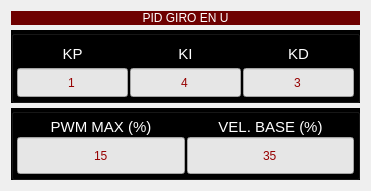
     <widget class="QWidget" name="verticalLayoutWidget_10">
      <property name="geometry">
       <rect>
        <x>790</x>
        <y>220</y>
        <width>371</width>
        <height>191</height>
       </rect>
      </property>
      <layout class="QVBoxLayout" name="verticalLayout_10">
       <property name="spacing">
        <number>5</number>
       </property>
       <item>
        <widget class="QLabel" name="label_11">
         <property name="sizePolicy">
          <sizepolicy hsizetype="Preferred" vsizetype="Fixed">
           <horstretch>0</horstretch>
           <verstretch>0</verstretch>
          </sizepolicy>
         </property>
         <property name="styleSheet">
          <string notr="true">background-color: rgb(110, 0, 0);
color: rgb(255, 255, 255);
font: 700 12pt &quot;Tahoma&quot;;</string>
         </property>
         <property name="frameShape">
          <enum>QFrame::NoFrame</enum>
         </property>
         <property name="frameShadow">
          <enum>QFrame::Plain</enum>
         </property>
         <property name="text">
          <string>PID GIRO EN U</string>
         </property>
         <property name="alignment">
          <set>Qt::AlignCenter</set>
         </property>
         <property name="wordWrap">
          <bool>true</bool>
         </property>
        </widget>
       </item>
       <item>
        <widget class="QGroupBox" name="PID_NAV_3">
         <property name="sizePolicy">
          <sizepolicy hsizetype="Preferred" vsizetype="Expanding">
           <horstretch>0</horstretch>
           <verstretch>0</verstretch>
          </sizepolicy>
         </property>
         <property name="font">
          <font>
           <family>Tahoma</family>
           <pointsize>11</pointsize>
           <italic>false</italic>
           <bold>false</bold>
          </font>
         </property>
         <property name="styleSheet">
          <string notr="true">background-color: rgb(0, 0, 0);
font: 11pt &quot;Tahoma&quot;;
color: rgb(255, 255, 255);</string>
         </property>
         <property name="title">
          <string/>
         </property>
         <property name="alignment">
          <set>Qt::AlignCenter</set>
         </property>
         <layout class="QGridLayout" name="gridLayout_14">
          <property name="leftMargin">
           <number>3</number>
          </property>
          <property name="topMargin">
           <number>3</number>
          </property>
          <property name="rightMargin">
           <number>3</number>
          </property>
          <property name="bottomMargin">
           <number>3</number>
          </property>
          <property name="horizontalSpacing">
           <number>2</number>
          </property>
          <property name="verticalSpacing">
           <number>0</number>
          </property>
          <item row="0" column="1">
           <layout class="QVBoxLayout" name="verticalLayout_16">
            <item>
             <widget class="QLabel" name="KI_NAV_Label_2">
              <property name="sizePolicy">
               <sizepolicy hsizetype="Preferred" vsizetype="Expanding">
                <horstretch>0</horstretch>
                <verstretch>0</verstretch>
               </sizepolicy>
              </property>
              <property name="font">
               <font>
                <family>Tahoma</family>
                <pointsize>11</pointsize>
                <italic>false</italic>
                <bold>false</bold>
               </font>
              </property>
              <property name="layoutDirection">
               <enum>Qt::LeftToRight</enum>
              </property>
              <property name="styleSheet">
               <string notr="true">border: 1px solid gray;
border-color: black;
border-radius: 2px;
</string>
              </property>
              <property name="frameShape">
               <enum>QFrame::Box</enum>
              </property>
              <property name="lineWidth">
               <number>1</number>
              </property>
              <property name="text">
               <string>KI</string>
              </property>
              <property name="textFormat">
               <enum>Qt::AutoText</enum>
              </property>
              <property name="alignment">
               <set>Qt::AlignCenter</set>
              </property>
             </widget>
            </item>
            <item>
             <widget class="QLineEdit" name="KI_UT_Data">
              <property name="sizePolicy">
               <sizepolicy hsizetype="Expanding" vsizetype="Expanding">
                <horstretch>0</horstretch>
                <verstretch>0</verstretch>
               </sizepolicy>
              </property>
              <property name="styleSheet">
               <string notr="true">background-color: rgb(230, 230, 230);
color: rgb(150, 0, 0);</string>
              </property>
              <property name="text">
               <string>4</string>
              </property>
              <property name="alignment">
               <set>Qt::AlignCenter</set>
              </property>
              <property name="readOnly">
               <bool>true</bool>
              </property>
             </widget>
            </item>
           </layout>
          </item>
          <item row="0" column="2">
           <layout class="QVBoxLayout" name="verticalLayout_17">
            <item>
             <widget class="QLabel" name="KD_NAV_Label_2">
              <property name="sizePolicy">
               <sizepolicy hsizetype="Preferred" vsizetype="Expanding">
                <horstretch>0</horstretch>
                <verstretch>0</verstretch>
               </sizepolicy>
              </property>
              <property name="font">
               <font>
                <family>Tahoma</family>
                <pointsize>11</pointsize>
                <italic>false</italic>
                <bold>false</bold>
               </font>
              </property>
              <property name="layoutDirection">
               <enum>Qt::LeftToRight</enum>
              </property>
              <property name="styleSheet">
               <string notr="true">border: 1px solid gray;
border-color: black;
border-radius: 2px;</string>
              </property>
              <property name="frameShape">
               <enum>QFrame::Box</enum>
              </property>
              <property name="lineWidth">
               <number>1</number>
              </property>
              <property name="text">
               <string>KD</string>
              </property>
              <property name="textFormat">
               <enum>Qt::AutoText</enum>
              </property>
              <property name="alignment">
               <set>Qt::AlignCenter</set>
              </property>
             </widget>
            </item>
            <item>
             <widget class="QLineEdit" name="KD_UT_Data">
              <property name="sizePolicy">
               <sizepolicy hsizetype="Expanding" vsizetype="Expanding">
                <horstretch>0</horstretch>
                <verstretch>0</verstretch>
               </sizepolicy>
              </property>
              <property name="styleSheet">
               <string notr="true">background-color: rgb(230, 230, 230);
color: rgb(150, 0, 0);</string>
              </property>
              <property name="text">
               <string>3</string>
              </property>
              <property name="alignment">
               <set>Qt::AlignCenter</set>
              </property>
              <property name="readOnly">
               <bool>true</bool>
              </property>
             </widget>
            </item>
           </layout>
          </item>
          <item row="0" column="0">
           <layout class="QVBoxLayout" name="verticalLayout_20">
            <item>
             <widget class="QLabel" name="KP_UT_Label">
              <property name="sizePolicy">
               <sizepolicy hsizetype="Preferred" vsizetype="Expanding">
                <horstretch>0</horstretch>
                <verstretch>0</verstretch>
               </sizepolicy>
              </property>
              <property name="font">
               <font>
                <family>Tahoma</family>
                <pointsize>11</pointsize>
                <italic>false</italic>
                <bold>false</bold>
               </font>
              </property>
              <property name="layoutDirection">
               <enum>Qt::LeftToRight</enum>
              </property>
              <property name="styleSheet">
               <string notr="true">border: 1px solid gray;
border-color: black;
border-radius: 2px;
</string>
              </property>
              <property name="frameShape">
               <enum>QFrame::Box</enum>
              </property>
              <property name="frameShadow">
               <enum>QFrame::Plain</enum>
              </property>
              <property name="lineWidth">
               <number>1</number>
              </property>
              <property name="text">
               <string>KP</string>
              </property>
              <property name="textFormat">
               <enum>Qt::AutoText</enum>
              </property>
              <property name="alignment">
               <set>Qt::AlignCenter</set>
              </property>
              <property name="wordWrap">
               <bool>false</bool>
              </property>
             </widget>
            </item>
            <item>
             <widget class="QLineEdit" name="KP_UT_Data">
              <property name="sizePolicy">
               <sizepolicy hsizetype="Expanding" vsizetype="Expanding">
                <horstretch>0</horstretch>
                <verstretch>0</verstretch>
               </sizepolicy>
              </property>
              <property name="styleSheet">
               <string notr="true">background-color: rgb(230, 230, 230);
color: rgb(150, 0, 0);</string>
              </property>
              <property name="text">
               <string>1</string>
              </property>
              <property name="alignment">
               <set>Qt::AlignCenter</set>
              </property>
              <property name="readOnly">
               <bool>true</bool>
              </property>
             </widget>
            </item>
           </layout>
          </item>
         </layout>
        </widget>
       </item>
       <item>
        <widget class="QGroupBox" name="PID_NAV_4">
         <property name="sizePolicy">
          <sizepolicy hsizetype="Preferred" vsizetype="Expanding">
           <horstretch>0</horstretch>
           <verstretch>0</verstretch>
          </sizepolicy>
         </property>
         <property name="font">
          <font>
           <family>Tahoma</family>
           <pointsize>11</pointsize>
           <italic>false</italic>
           <bold>false</bold>
          </font>
         </property>
         <property name="styleSheet">
          <string notr="true">background-color: rgb(0, 0, 0);
font: 11pt &quot;Tahoma&quot;;
color: rgb(255, 255, 255);</string>
         </property>
         <property name="title">
          <string/>
         </property>
         <property name="alignment">
          <set>Qt::AlignCenter</set>
         </property>
         <layout class="QGridLayout" name="gridLayout_15">
          <property name="leftMargin">
           <number>3</number>
          </property>
          <property name="topMargin">
           <number>3</number>
          </property>
          <property name="rightMargin">
           <number>3</number>
          </property>
          <property name="bottomMargin">
           <number>3</number>
          </property>
          <property name="horizontalSpacing">
           <number>2</number>
          </property>
          <property name="verticalSpacing">
           <number>0</number>
          </property>
          <item row="0" column="1">
           <widget class="QLabel" name="Base_NAV_Label_2">
            <property name="sizePolicy">
             <sizepolicy hsizetype="Preferred" vsizetype="Fixed">
              <horstretch>0</horstretch>
              <verstretch>0</verstretch>
             </sizepolicy>
            </property>
            <property name="font">
             <font>
              <family>Tahoma</family>
              <pointsize>11</pointsize>
              <italic>false</italic>
              <bold>false</bold>
             </font>
            </property>
            <property name="layoutDirection">
             <enum>Qt::LeftToRight</enum>
            </property>
            <property name="styleSheet">
             <string notr="true">border: 1px solid gray;
border-color: black;
border-radius: 2px;</string>
            </property>
            <property name="frameShape">
             <enum>QFrame::Box</enum>
            </property>
            <property name="lineWidth">
             <number>1</number>
            </property>
            <property name="text">
             <string>VEL. BASE (%)</string>
            </property>
            <property name="textFormat">
             <enum>Qt::AutoText</enum>
            </property>
            <property name="alignment">
             <set>Qt::AlignCenter</set>
            </property>
           </widget>
          </item>
          <item row="1" column="0">
           <layout class="QVBoxLayout" name="verticalLayout_21">
            <item>
             <widget class="QLineEdit" name="PWM_UT_Data">
              <property name="sizePolicy">
               <sizepolicy hsizetype="Expanding" vsizetype="Expanding">
                <horstretch>0</horstretch>
                <verstretch>0</verstretch>
               </sizepolicy>
              </property>
              <property name="styleSheet">
               <string notr="true">background-color: rgb(230, 230, 230);
color: rgb(150, 0, 0);</string>
              </property>
              <property name="text">
               <string>15</string>
              </property>
              <property name="alignment">
               <set>Qt::AlignCenter</set>
              </property>
              <property name="readOnly">
               <bool>true</bool>
              </property>
             </widget>
            </item>
           </layout>
          </item>
          <item row="0" column="0">
           <widget class="QLabel" name="PWM_NAV_Label_2">
            <property name="sizePolicy">
             <sizepolicy hsizetype="Preferred" vsizetype="Fixed">
              <horstretch>0</horstretch>
              <verstretch>0</verstretch>
             </sizepolicy>
            </property>
            <property name="font">
             <font>
              <family>Tahoma</family>
              <pointsize>11</pointsize>
              <italic>false</italic>
              <bold>false</bold>
             </font>
            </property>
            <property name="layoutDirection">
             <enum>Qt::LeftToRight</enum>
            </property>
            <property name="styleSheet">
             <string notr="true">border: 1px solid gray;
border-color: black;
border-radius: 2px;</string>
            </property>
            <property name="frameShape">
             <enum>QFrame::Box</enum>
            </property>
            <property name="lineWidth">
             <number>1</number>
            </property>
            <property name="text">
             <string>PWM MAX (%)</string>
            </property>
            <property name="textFormat">
             <enum>Qt::AutoText</enum>
            </property>
            <property name="alignment">
             <set>Qt::AlignCenter</set>
            </property>
           </widget>
          </item>
          <item row="1" column="1">
           <layout class="QVBoxLayout" name="verticalLayout_22">
            <item>
             <widget class="QLineEdit" name="Base_UT_Data">
              <property name="sizePolicy">
               <sizepolicy hsizetype="Expanding" vsizetype="Expanding">
                <horstretch>0</horstretch>
                <verstretch>0</verstretch>
               </sizepolicy>
              </property>
              <property name="styleSheet">
               <string notr="true">background-color: rgb(230, 230, 230);
color: rgb(150, 0, 0);</string>
              </property>
              <property name="text">
               <string>35</string>
              </property>
              <property name="alignment">
               <set>Qt::AlignCenter</set>
              </property>
              <property name="readOnly">
               <bool>true</bool>
              </property>
             </widget>
            </item>
           </layout>
          </item>
          <item row="1" column="2">
           <layout class="QVBoxLayout" name="verticalLayout_23"/>
          </item>
         </layout>
        </widget>
       </item>
      </layout>
     </widget>
